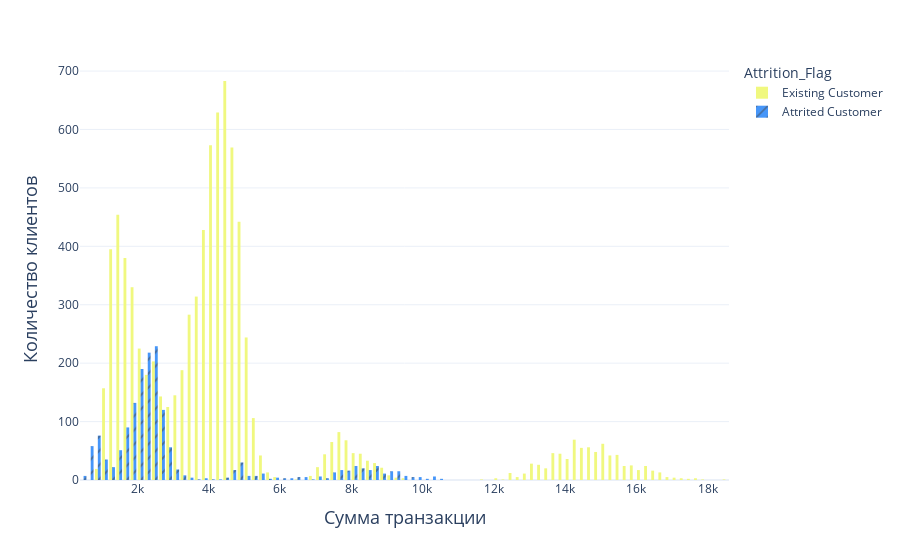

Source (notebook cell):
### Code cell
import plotly.express as px

# Создаем гистограмму в Plotly Express
fig = px.histogram(df, x="Total_Trans_Amt", color="Attrition_Flag", pattern_shape="Attrition_Flag",
                   template='plotly_white', barmode='group', color_discrete_sequence={
                0: "#f0f87f",
                1: "#4696f9"})

fig.update_layout(bargap=0.2)

fig.update_xaxes(title_text='Сумма транзакции', title_font=dict(size=18))

fig.update_yaxes(title_text='Количество клиентов', title_font=dict(size=18))

# Отображаем график
fig.show()

### Figure 1 — Plotly figure (JSON) as saved in the notebook; plotly's stock layout.template omitted (floating-point values rounded to 4 significant figures; data arrays with more than 128 entries replaced by an {"elided": "..."} marker saying what was removed)
{"data": [{"alignmentgroup": "True", "bingroup": "x", "hovertemplate": "Attrition_Flag=Existing Customer<br>Total_Trans_Amt=%{x}<br>count=%{y}<extra></extra>", "legendgroup": "Existing Customer", "marker": {"color": "#f0f87f", "pattern": {"shape": ""}}, "name": "Existing Customer", "offsetgroup": "Existing Customer", "orientation": "v", "showlegend": true, "type": "histogram", "x": {"elided": "8500 int values"}, "xaxis": "x", "yaxis": "y"}, {"alignmentgroup": "True", "bingroup": "x", "hovertemplate": "Attrition_Flag=Attrited Customer<br>Total_Trans_Amt=%{x}<br>count=%{y}<extra></extra>", "legendgroup": "Attrited Customer", "marker": {"color": "#4696f9", "pattern": {"shape": "/"}}, "name": "Attrited Customer", "offsetgroup": "Attrited Customer", "orientation": "v", "showlegend": true, "type": "histogram", "x": {"elided": "1627 int values"}, "xaxis": "x", "yaxis": "y"}], "layout": {"bargap": 0.2, "barmode": "group", "legend": {"title": {"text": "Attrition_Flag"}, "tracegroupgap": 0}, "margin": {"t": 60}, "xaxis": {"anchor": "y", "domain": [0, 1], "title": {"font": {"size": 18}, "text": "Сумма транзакции"}}, "yaxis": {"anchor": "x", "domain": [0, 1], "title": {"font": {"size": 18}, "text": "Количество клиентов"}}}}
